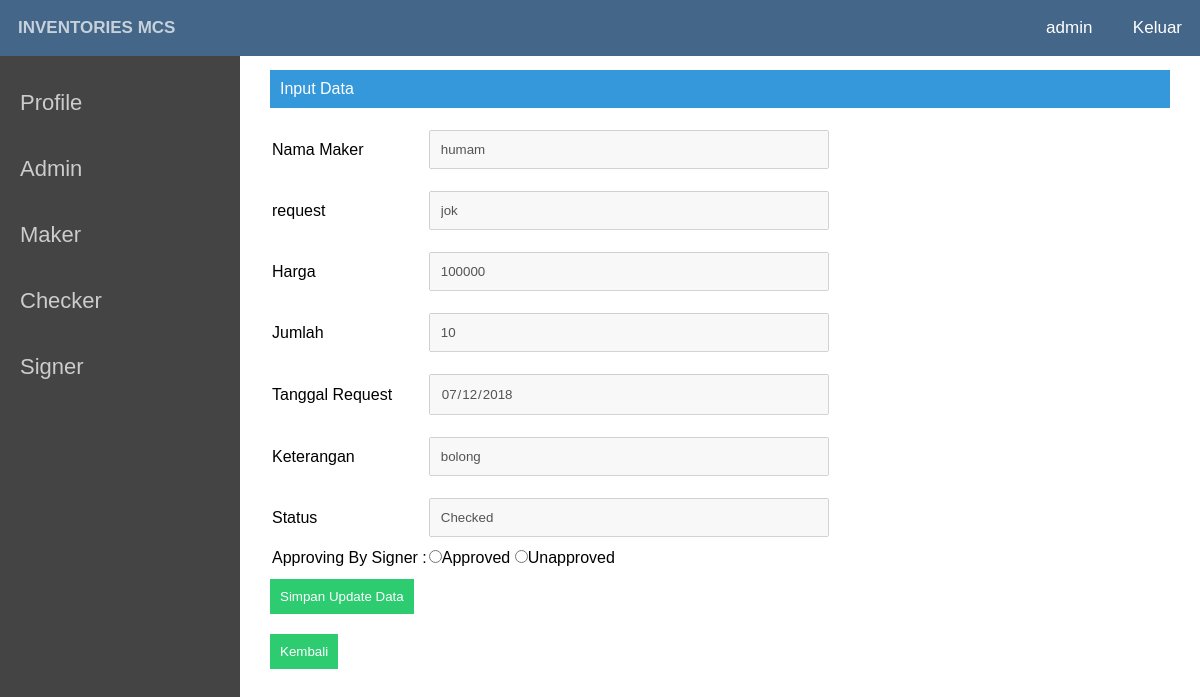
Page /admin_edit_signer.php?id_maker=12 (signed in) on the committed database.
### tables this page shows
CREATE TABLE `maker` (
  `id_maker` int(11) NOT NULL,
  `nama_maker` varchar(50) NOT NULL,
  `request` varchar(500) NOT NULL,
  `harga` int(10) NOT NULL,
  `jumlah` int(5) NOT NULL,
  `tanggal_request` date NOT NULL,
  `keterangan` varchar(250) NOT NULL,
  `status` enum('-','Checked','Reject') NOT NULL,
  `approvement` enum('-','Approved','Unapproved') NOT NULL
);

### admin_edit_signer.php (the view, shortened to what this page needs)
<html>
<head>
</head>
<link rel="stylesheet" type="text/css" href="asset/style.css">
<body>
<nav>
			<ul class="kiri">
			<li><a href="">Inventories MCS</a></li>
			</ul>
			<ul class="kanan">
			<li><a href="profile.php"><?php echo $_SESSION['username']; ?></a>
				<a href="logut.php"> Keluar </a></li>
			</ul>
		</nav>
<div class="sidebar">
		<ul>
			<li><a href="profile.php">Profile</a></li>
			<li><a href="user.php">Admin</a></li>
			<li><a href="admin_maker.php">Maker</a></li>
			<li><a href="admin_checker.php">Checker</a></li>
			<li><a href="admin_signer.php">Signer</a></li>
		</ul>
	</div>
<?php
	include 'db.php';
	$id_maker = $_GET['id_maker'];
	$data = mysqli_query($connect, "SELECT * FROM maker WHERE id_maker='$id_maker'");
	while($d = mysqli_fetch_array($data)){
?>
<div class="main">
	<div class="isimain">
		<span class="span">Input Data</span>
			<form action="" method="POST">
			<table>
				<tr>
					<td>Nama Maker</td>
					<td> <input type="text" disabled name="nama_maker" value="<?php echo $d['nama_maker']; ?>" required autofocus></td>
				</tr>
				<tr>
					<td>request</td>
					<td><input type="text" disabled name="request" value="<?php echo $d['request']; ?>" required autofocus><br></td>
				</tr>
				<tr>
					<td>Harga</td>
					<td><input type="text" disabled name="harga" value="<?php echo $d['harga']; ?>" required autofocus><br></td>
				</tr>
				<tr>
					<td>Jumlah</td>
					<td><input type="text" disabled name="jumlah" value="<?php echo $d['jumlah']; ?>" required autofocus><br></td>
				</tr>
				<tr>
					<td>Tanggal Request</td>
					<td><input type="date" disabled name="tanggal_request" value="<?php echo $d['tanggal_request']; ?>" required autofocus><br></td>
				</tr>
				<tr>
					<td>Keterangan</td>
					<td><input type="text" disabled name="keterangan" value="<?php echo $d['keterangan']; ?>"><br></td>
				</tr>
				<tr>
					<td>Status</td>
					<td><input type="text" disabled name="status" value="<?php echo $d['status']; ?>"><br></td>
				</tr>
				<tr>
                	<td width="20%" align="left">Approving By Signer : </td>
                    <td>
                    <input type="radio" name="approvement" value="Approved" required />Approved
   					<input type="radio" name="approvement" value="Unapproved" required />Unapproved
                    </td>
                </tr>
			</table>
				<input type="submit" name="submit" value="Simpan Update Data">
			</form>
			<form action="admin_signer.php" method=POST>
				<input type="submit" value="Kembali">
			</form>
			<?php
				}
			 ?>
	</div>
</div>
</body>
</html>

### asset/style.css (style rules this page uses)
* { margin:0;padding:0;font-family:arial }
nav { width: 100%; background: #468; position: fixed; z-index: 999; }
.kiri { float:left; width: 500px; }
.kiri a { font-weight:bold }
.kanan { float:right }
nav .kanan li { list-style:none;display:inline }
nav ul li a { font-size:17px; }
nav .kanan li a { display:inline-block;padding:18px;color:#fff; }
nav .kiri li a { display:inline-block;padding:18px;color:#fff;text-transform:uppercase }
a { text-decoration:none }
.sidebar { width:20%;background:#444;position:fixed;height:100%;padding-top:70px;overflow:hidden;float:left }
.sidebar ul li { list-style:none; }
.sidebar ul li a { padding:20px;width:100%;color:#ccc;display:block;transition:0.4s }
.main { float:right;width:80%; }
.span { background:#3498db;color:#fff;padding:10px;display:inherit;margin-bottom:10px; }
.isimain { padding:70px 30px 30px 30px; }
input[type=text],select,textarea { width:400px;margin:10px 0 10px 0;padding:10px;resize:none }
input[type=date],select,textarea { width:400px;margin:10px 0 10px 0;padding:10px;resize:none }
input[type=submit] { margin:10px 0 10px 0;outline:0;background:#2ecc71;color:#fff;border:0;padding:10px;cursor:pointer }
a { text-decoration: none; font-size: 22px; color: black; }

### rows in the picture
maker: nama_maker "humam", request "jok", harga "100000", jumlah "10", tanggal_request "07/12/2018", keterangan "bolong", status "Checked"

### other values in the picture
$_SESSION['username'] "admin"
